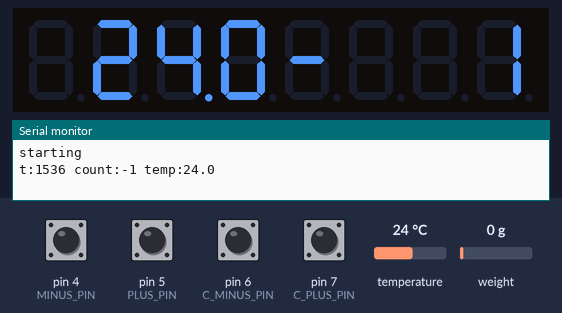
Bench run of a sketch on a simulated Arduino Uno, built with avr-gcc and run on an emulated ATmega328P. Parts: 8-digit seven-segment display, the last lines printed to the serial monitor. Inputs (shaded band) come from the test bench; at power-on: pin 4 (MINUS_PIN), pin 5 (PLUS_PIN), pin 6 (C_MINUS_PIN), pin 7 (C_PLUS_PIN) HIGH, temperature 24 °C, weight on the scale 0 g. EEPROM starts erased.

Above: at 2.2 s.
2.3 s: temperature set to 0 °C
At 4.1 s:
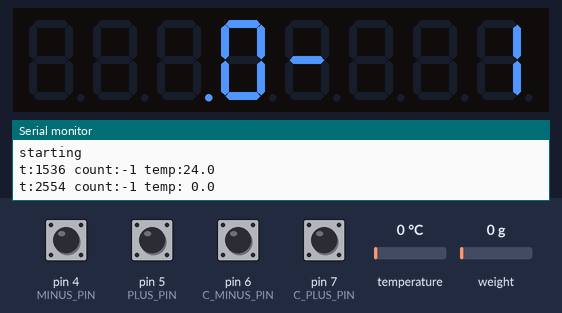
4.5 s: weight on the scale set to 100 g
At 5.0 s:
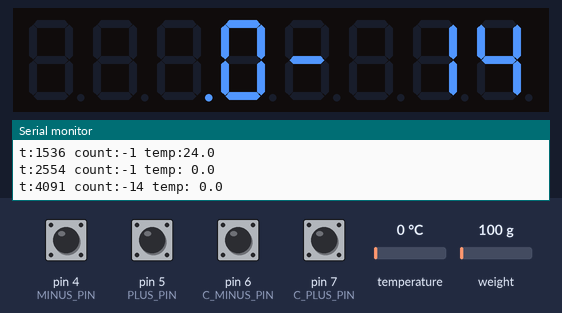
6.0 s: pin 4 (MINUS_PIN) pulled LOW for 0.6 s
At 7.8 s:
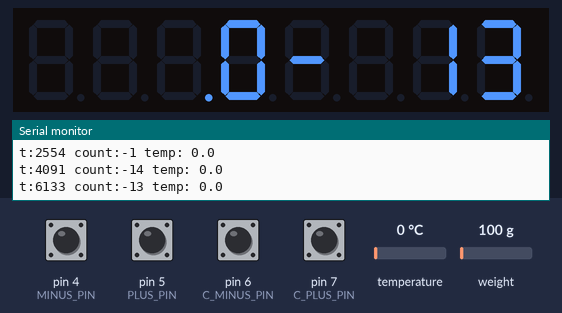
8.1 s: pin 5 (PLUS_PIN) pulled LOW for 0.6 s
At 9.0 s:
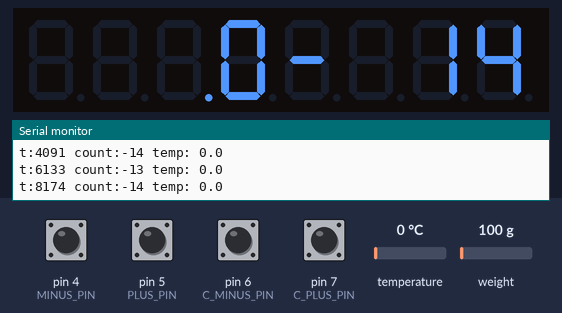
10.7 s: pin 5 (PLUS_PIN) pulled LOW for 1 s
At 11.6 s:
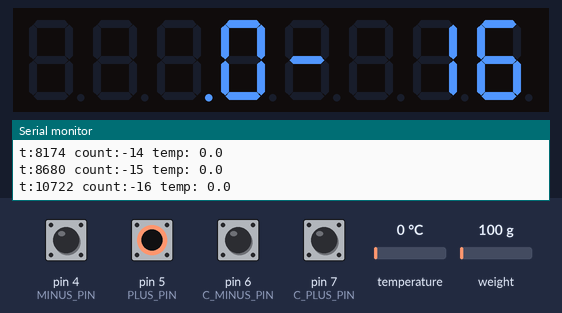
13.2 s: temperature set to 12 °C
At 13.6 s:
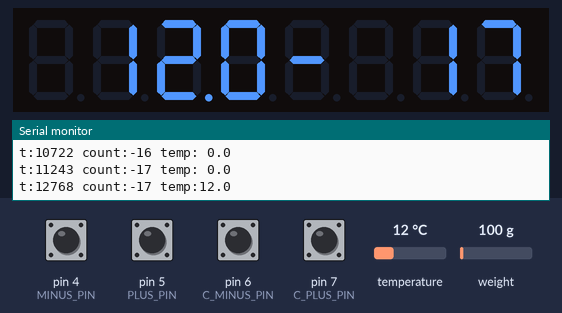
Timing chart, 0 to 15.7 s (numbered marks = the images above; inputs shaded):
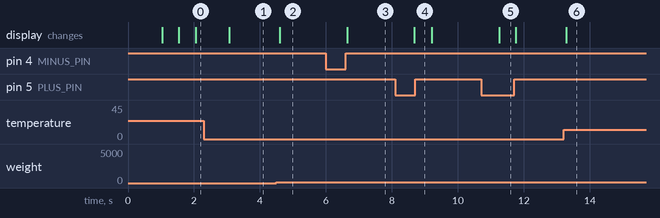

Measured:
- after the input at 2.3 s, the display: changes after 0.77 s (image 1)
- after the input at 4.5 s, the display: changes after 0.10 s (image 2)
- after the input at 6.0 s, the display: changes after 0.64 s (image 3)
- after the input at 8.1 s, the display: changes after 0.58 s (image 4)
- after the input at 10.7 s, the display: changes after 0.54 s (image 5)
- after the input at 13.2 s, the display: changes after 0.09 s (image 6)

The sketch:

beerscale.ino
```cpp
#include <EEPROM.h>
#include <HX711.h>
#include <LedControl.h>
#include <DallasTemperature.h>
#include <OneWire.h>

const int LOADCELL_DOUT_PIN = 2;
const int LOADCELL_SCK_PIN = 3;
const int LED_DATA = 9;
const int LED_CLK = 8;
const int LED_CS = 10;
const int ONE_WIRE_BUS = 12;
const byte TEMP_RESOLUTION = 11;
const int TEMP_DELAY = 750 / (1 << (12 - TEMP_RESOLUTION));
const int BTN_DELAY = 500;
const int C_PLUS_PIN = 7;
const int C_MINUS_PIN = 6;
const int PLUS_PIN = 5;
const int MINUS_PIN = 4;
const float BEER_W = 8;


int offset;
int count = 0;
int lastCount = 0;
float temperature = -1;
int lastTempRequest;
float lastTemp = -1;
int lastBtnRead;
int plus;
int minus;
int milis;

LedControl lc = LedControl(LED_DATA, LED_CLK, LED_CS, 1);
HX711 scale;
OneWire oneWire(ONE_WIRE_BUS);
DallasTemperature sensors(&oneWire);
DeviceAddress tempDeviceAddress;

void setupScale() {
  scale.begin(LOADCELL_DOUT_PIN, LOADCELL_SCK_PIN);
  scale.set_scale(2280.f);
  scale.tare();
}

void setupLCD() {
  lc.shutdown(0, false);
  lc.setIntensity(0, 8);
  lc.clearDisplay(0);
}

void setupTemp() {
  sensors.getAddress(tempDeviceAddress, 0);
  sensors.setResolution(tempDeviceAddress, TEMP_RESOLUTION);
  sensors.setWaitForConversion(false);
  sensors.begin();
  sensors.requestTemperatures();
  lastTempRequest = millis();
}

void printNumber(int v, int pos, int dot) {
  int ones;
  int tens;
  int hundreds;

  boolean negative = false;

  if (v < -999 || v > 999)
    return;
  if (v < 0) {
    negative = true;
    v = v * -1;
  }
  ones = v % 10;
  v = v / 10;
  tens = v % 10;
  v = v / 10; hundreds = v;
  if (negative) {
    //print character '-' in the leftmost column
    lc.setChar(0, 3, '-', false);
  }
  else {
    //print a blank in the sign column
    lc.setChar(0, pos + 3, ' ', false);
  }
  //Now print the number digit by digit
  if (hundreds != 0) {
    lc.setDigit(0, pos + 2, (byte)hundreds, (dot == 2));
  } else {
    lc.setChar(0, pos + 2, ' ', (dot == 2));
  }
  if (hundreds == 0 && tens == 0) {
    lc.setChar(0, pos + 1, ' ', (dot == 1));
  } else {
    lc.setDigit(0, pos + 1, (byte)tens, (dot == 1));
  }
  lc.setDigit(0, pos, (byte)ones, (dot == 0));
}

void printFragaria() {
  lc.setChar(0, 0, 'a', false);
  lc.setChar(0, 1, '1', false);
  lc.setRow(0, 2, 0x05);
  lc.setChar(0, 3, 'a', false);
  lc.setChar(0, 4, '9', false);
  lc.setChar(0, 5, 'a', false);
  lc.setRow(0, 6, 0x05);
  lc.setChar(0, 7, 'f', false);
}

void printErr(byte disp) {
  for (byte i; i < 4; i++) {
    lc.setChar(0, i + 4 * disp, '-', false);
  }
}

void setupButtons() {
  pinMode(PLUS_PIN, INPUT_PULLUP); // Define the arcade switch NANO pin as an Input using Internal Pullups
  digitalWrite(PLUS_PIN, HIGH);
  pinMode(MINUS_PIN, INPUT_PULLUP); // Define the arcade switch NANO pin as an Input using Internal Pullups
  digitalWrite(MINUS_PIN, HIGH);
  pinMode(C_PLUS_PIN, INPUT_PULLUP); // Define the arcade switch NANO pin as an Input using Internal Pullups
  digitalWrite(C_PLUS_PIN, HIGH);
  pinMode(C_MINUS_PIN, INPUT_PULLUP); // Define the arcade switch NANO pin as an Input using Internal Pullups
  digitalWrite(C_MINUS_PIN, HIGH);
  lastBtnRead = millis();
}

void saveOffset(int c) {
  EEPROM.put(0, c);
}

int loadOffset() {
  int c;
  EEPROM.get(0, c);
  return c;
}

void sendData(float temp, int count, int timestamp) {
  static char outstr[4];
  dtostrf(temp, 4, 1, outstr);
  Serial.println("t:" + String(timestamp, DEC) + " count:" + String(count) + " temp:" + outstr);
}

void setup() {
  Serial.begin(38400);
  Serial.println("starting");
  setupLCD();
  printFragaria();

  setupButtons();
  setupScale();
  setupTemp();

  offset = loadOffset();
  lastCount = offset;
  lc.clearDisplay(0);
}

void loop() {
  milis = millis();
  if (scale.wait_ready_timeout(1000)) {
    long reading = scale.get_units(5);
    count = round(-reading / BEER_W) + offset;
    printNumber(count , 0, -1);
    if (lastCount != count) {
      sendData(temperature, count, milis);
      saveOffset(count);
      lastCount = count;
    }
  } else {
    printErr(0);
  }

  if (milis - lastTempRequest >= TEMP_DELAY) // waited long enough??
  {
    temperature = sensors.getTempCByIndex(0);
    sensors.requestTemperatures();
    lastTempRequest = millis();
    printNumber(temperature * 10, 4, 1);
    if (abs(int(lastTemp * 10) - int(temperature * 10)) >= 1) {
      sendData(temperature, count, milis);
      lastTemp = temperature;
    }
  }

  if (milis - lastBtnRead >= BTN_DELAY) // waited long enough??
  {
    plus = digitalRead(PLUS_PIN);
    minus = digitalRead(MINUS_PIN);

    if (plus == HIGH) {
      offset += 1;
      lastBtnRead = milis;
    }

    if (minus == HIGH) {
      offset -= 1;
      lastBtnRead = milis;
    }

    if (digitalRead(C_PLUS_PIN) == HIGH) {
      lastBtnRead = milis;
    }

    if (digitalRead(C_MINUS_PIN) == HIGH) {
      lastBtnRead = milis;
    }
  }


  //scale.power_down();			        // put the ADC in sleep mode
  //scale.power_up();

}
```
